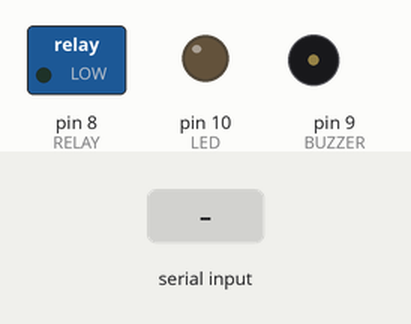
Bench run of a sketch on a simulated Arduino Uno, built with avr-gcc and run on an emulated ATmega328P. Parts: switched loads named in the sketch (green lamp = pin HIGH), output pins drawn as LEDs (lit = HIGH), buzzer (waves = sounding, pin HIGH). The test bench sets the inputs (shaded band).

Above: at 1.2 s.
1.3 s: "STOP\n" received over Serial
At 1.9 s:
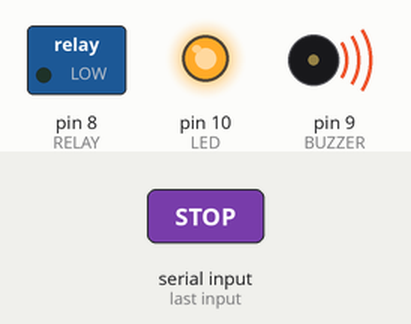
2.8 s: "START\n" received over Serial
At 3.1 s:
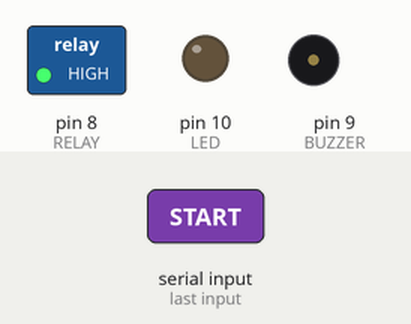
Timing chart, 0 to 5.8 s (numbered marks = the images above; inputs shaded):
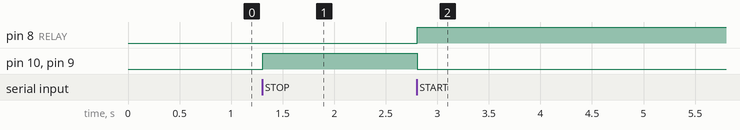

Measured:
- after the input at 1.3 s, pin 10 (LED), pin 9 (BUZZER): LOW → HIGH at once
- after the input at 2.8 s, pin 8 (RELAY): LOW → HIGH at once; pin 10 (LED), pin 9 (BUZZER): HIGH → LOW at once

The sketch:

relay_control.ino
```cpp
#define RELAY 8
#define BUZZER 9
#define LED 10

void setup() {
  pinMode(RELAY, OUTPUT);
  pinMode(BUZZER, OUTPUT);
  pinMode(LED, OUTPUT);
  Serial.begin(9600);
}

void loop() {
  if (Serial.available()) {
    String cmd = Serial.readStringUntil('\n');
    cmd.trim();
    if (cmd == "STOP") {
      digitalWrite(RELAY, LOW);
      digitalWrite(BUZZER, HIGH);
      digitalWrite(LED, HIGH);
    } else if (cmd == "START") {
      digitalWrite(RELAY, HIGH);
      digitalWrite(BUZZER, LOW);
      digitalWrite(LED, LOW);
    }
  }
}
```
